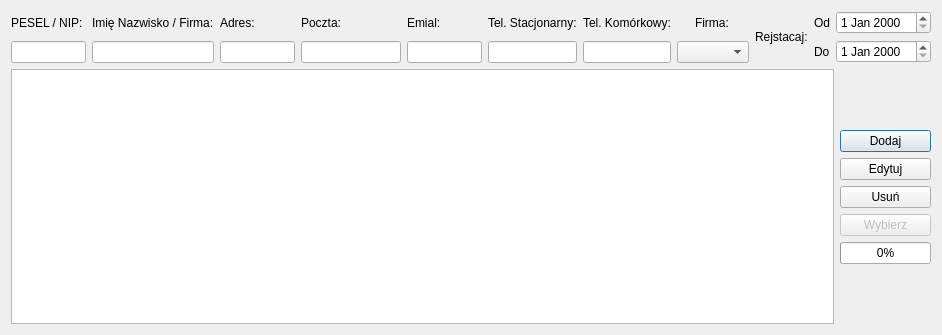
<?xml version="1.0" encoding="UTF-8"?>
<ui version="4.0">
 <class>Clients</class>
 <widget class="QDialog" name="Clients">
  <property name="geometry">
   <rect>
    <x>0</x>
    <y>0</y>
    <width>912</width>
    <height>335</height>
   </rect>
  </property>
  <property name="minimumSize">
   <size>
    <width>0</width>
    <height>0</height>
   </size>
  </property>
  <property name="windowTitle">
   <string>Dialog</string>
  </property>
  <layout class="QVBoxLayout" name="verticalLayout_12">
   <item>
    <layout class="QHBoxLayout" name="horizontalLayout_5">
     <item>
      <layout class="QVBoxLayout" name="verticalLayout">
       <item>
        <widget class="QLabel" name="labelPESEL">
         <property name="text">
          <string>PESEL / NIP:</string>
         </property>
        </widget>
       </item>
       <item>
        <widget class="QLineEdit" name="lineEditPESEL">
         <property name="minimumSize">
          <size>
           <width>75</width>
           <height>0</height>
          </size>
         </property>
         <property name="text">
          <string/>
         </property>
        </widget>
       </item>
      </layout>
     </item>
     <item>
      <layout class="QVBoxLayout" name="verticalLayout_2">
       <item>
        <widget class="QLabel" name="labelName">
         <property name="text">
          <string>Imię Nazwisko / Firma:</string>
         </property>
        </widget>
       </item>
       <item>
        <widget class="QLineEdit" name="lineEditName">
         <property name="minimumSize">
          <size>
           <width>100</width>
           <height>0</height>
          </size>
         </property>
         <property name="text">
          <string/>
         </property>
        </widget>
       </item>
      </layout>
     </item>
     <item>
      <layout class="QVBoxLayout" name="verticalLayout_9">
       <item>
        <widget class="QLabel" name="labelAddress">
         <property name="text">
          <string>Adres:</string>
         </property>
        </widget>
       </item>
       <item>
        <widget class="QLineEdit" name="lineEditAddress">
         <property name="minimumSize">
          <size>
           <width>75</width>
           <height>0</height>
          </size>
         </property>
        </widget>
       </item>
      </layout>
     </item>
     <item>
      <layout class="QVBoxLayout" name="verticalLayout_10">
       <item>
        <widget class="QLabel" name="label">
         <property name="text">
          <string>Poczta:</string>
         </property>
        </widget>
       </item>
       <item>
        <widget class="QLineEdit" name="lineEditPostOffice">
         <property name="minimumSize">
          <size>
           <width>100</width>
           <height>0</height>
          </size>
         </property>
         <property name="text">
          <string/>
         </property>
        </widget>
       </item>
      </layout>
     </item>
     <item>
      <layout class="QVBoxLayout" name="verticalLayout_4">
       <item>
        <widget class="QLabel" name="labelEmail">
         <property name="text">
          <string>Emial:</string>
         </property>
        </widget>
       </item>
       <item>
        <widget class="QLineEdit" name="lineEditEmail">
         <property name="minimumSize">
          <size>
           <width>75</width>
           <height>0</height>
          </size>
         </property>
        </widget>
       </item>
      </layout>
     </item>
     <item>
      <layout class="QVBoxLayout" name="verticalLayout_5">
       <item>
        <widget class="QLabel" name="labelLandlinePhone">
         <property name="text">
          <string>Tel. Stacjonarny:</string>
         </property>
        </widget>
       </item>
       <item>
        <widget class="QLineEdit" name="lineEditLandlinePhone">
         <property name="text">
          <string/>
         </property>
        </widget>
       </item>
      </layout>
     </item>
     <item>
      <layout class="QVBoxLayout" name="verticalLayout_6">
       <item>
        <widget class="QLabel" name="labelMobilePhone">
         <property name="text">
          <string>Tel. Komórkowy:</string>
         </property>
        </widget>
       </item>
       <item>
        <widget class="QLineEdit" name="lineEditMobilePhone"/>
       </item>
      </layout>
     </item>
     <item>
      <layout class="QVBoxLayout" name="verticalLayout_7">
       <item>
        <layout class="QHBoxLayout" name="horizontalLayout_4">
         <item>
          <spacer name="horizontalSpacer_2">
           <property name="orientation">
            <enum>Qt::Horizontal</enum>
           </property>
           <property name="sizeHint" stdset="0">
            <size>
             <width>13</width>
             <height>20</height>
            </size>
           </property>
          </spacer>
         </item>
         <item>
          <widget class="QLabel" name="labelCompany">
           <property name="text">
            <string>Firma:</string>
           </property>
          </widget>
         </item>
         <item>
          <spacer name="horizontalSpacer">
           <property name="orientation">
            <enum>Qt::Horizontal</enum>
           </property>
           <property name="sizeHint" stdset="0">
            <size>
             <width>20</width>
             <height>20</height>
            </size>
           </property>
          </spacer>
         </item>
        </layout>
       </item>
       <item>
        <widget class="QComboBox" name="comboBoxCompany"/>
       </item>
      </layout>
     </item>
     <item>
      <layout class="QHBoxLayout" name="horizontalLayout_6">
       <item>
        <layout class="QVBoxLayout" name="verticalLayout_11">
         <item>
          <widget class="QLabel" name="labelRegistration">
           <property name="text">
            <string>Rejstacaj:</string>
           </property>
          </widget>
         </item>
        </layout>
       </item>
       <item>
        <layout class="QVBoxLayout" name="verticalLayout_3">
         <item>
          <layout class="QHBoxLayout" name="horizontalLayout">
           <item>
            <widget class="QLabel" name="labelRegistrationSice">
             <property name="text">
              <string>Od</string>
             </property>
            </widget>
           </item>
           <item>
            <widget class="QDateEdit" name="dateEditRegistrationSince"/>
           </item>
          </layout>
         </item>
         <item>
          <layout class="QHBoxLayout" name="horizontalLayout_3">
           <item>
            <widget class="QLabel" name="labelRegistationTo">
             <property name="text">
              <string>Do</string>
             </property>
            </widget>
           </item>
           <item>
            <widget class="QDateEdit" name="dateEditRegistrationTo"/>
           </item>
          </layout>
         </item>
        </layout>
       </item>
      </layout>
     </item>
    </layout>
   </item>
   <item>
    <layout class="QHBoxLayout" name="horizontalLayout_2">
     <item>
      <widget class="QTableWidget" name="tableWidget"/>
     </item>
     <item>
      <layout class="QVBoxLayout" name="verticalLayout_8">
       <item>
        <spacer name="verticalSpacer_2">
         <property name="orientation">
          <enum>Qt::Vertical</enum>
         </property>
         <property name="sizeHint" stdset="0">
          <size>
           <width>20</width>
           <height>40</height>
          </size>
         </property>
        </spacer>
       </item>
       <item>
        <widget class="QPushButton" name="pushButtonAddClient">
         <property name="text">
          <string>Dodaj</string>
         </property>
        </widget>
       </item>
       <item>
        <widget class="QPushButton" name="pushButtonEditClient">
         <property name="text">
          <string>Edytuj</string>
         </property>
        </widget>
       </item>
       <item>
        <widget class="QPushButton" name="pushButtonDelClient">
         <property name="text">
          <string>Usuń</string>
         </property>
        </widget>
       </item>
       <item>
        <widget class="QPushButton" name="pushButtonSelect">
         <property name="enabled">
          <bool>false</bool>
         </property>
         <property name="text">
          <string>Wybierz</string>
         </property>
        </widget>
       </item>
       <item>
        <widget class="QProgressBar" name="progressBar">
         <property name="sizePolicy">
          <sizepolicy hsizetype="Minimum" vsizetype="Fixed">
           <horstretch>0</horstretch>
           <verstretch>0</verstretch>
          </sizepolicy>
         </property>
         <property name="value">
          <number>0</number>
         </property>
        </widget>
       </item>
       <item>
        <spacer name="verticalSpacer">
         <property name="orientation">
          <enum>Qt::Vertical</enum>
         </property>
         <property name="sizeHint" stdset="0">
          <size>
           <width>20</width>
           <height>40</height>
          </size>
         </property>
        </spacer>
       </item>
      </layout>
     </item>
    </layout>
   </item>
  </layout>
 </widget>
 <resources/>
 <connections/>
</ui>
